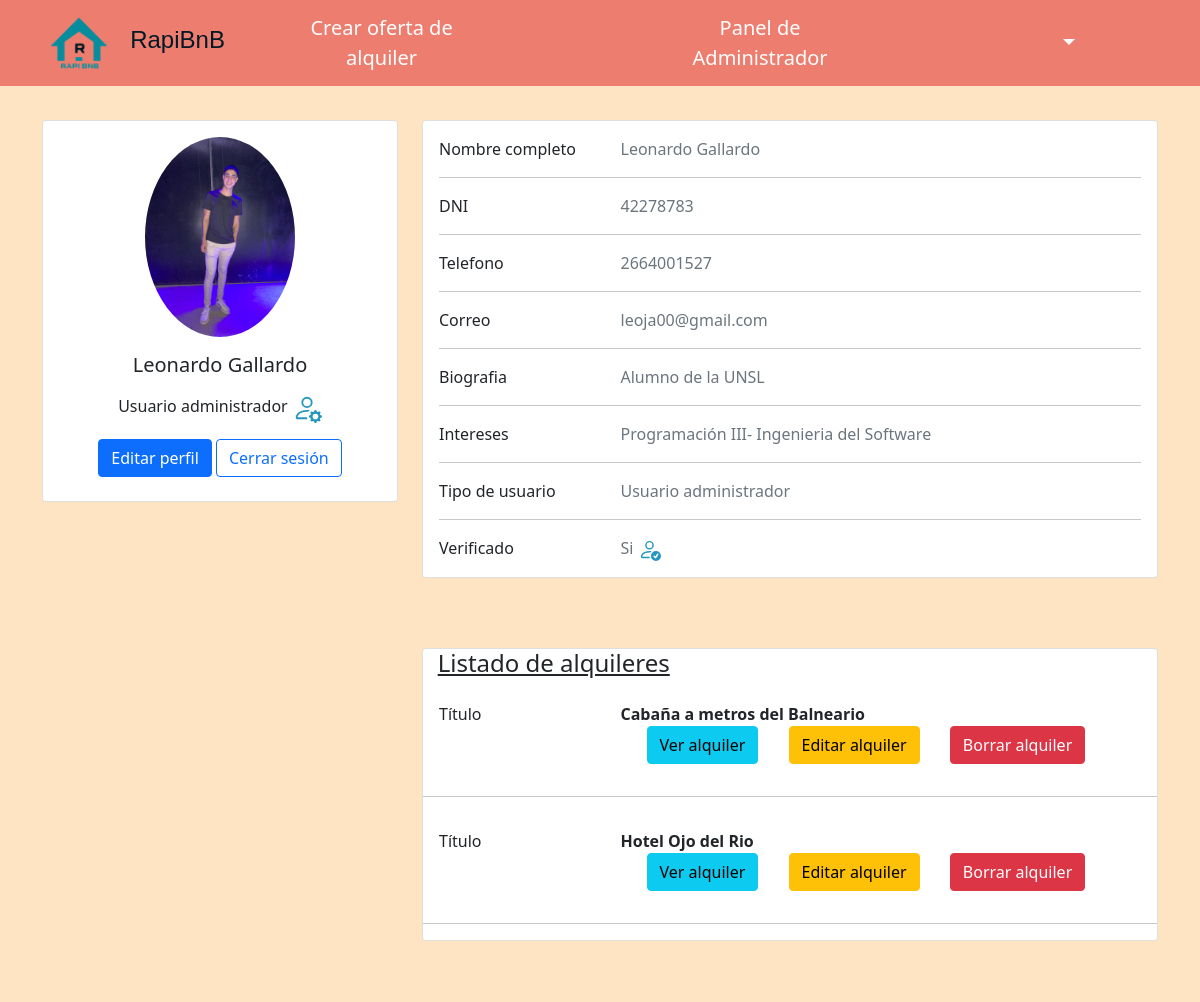
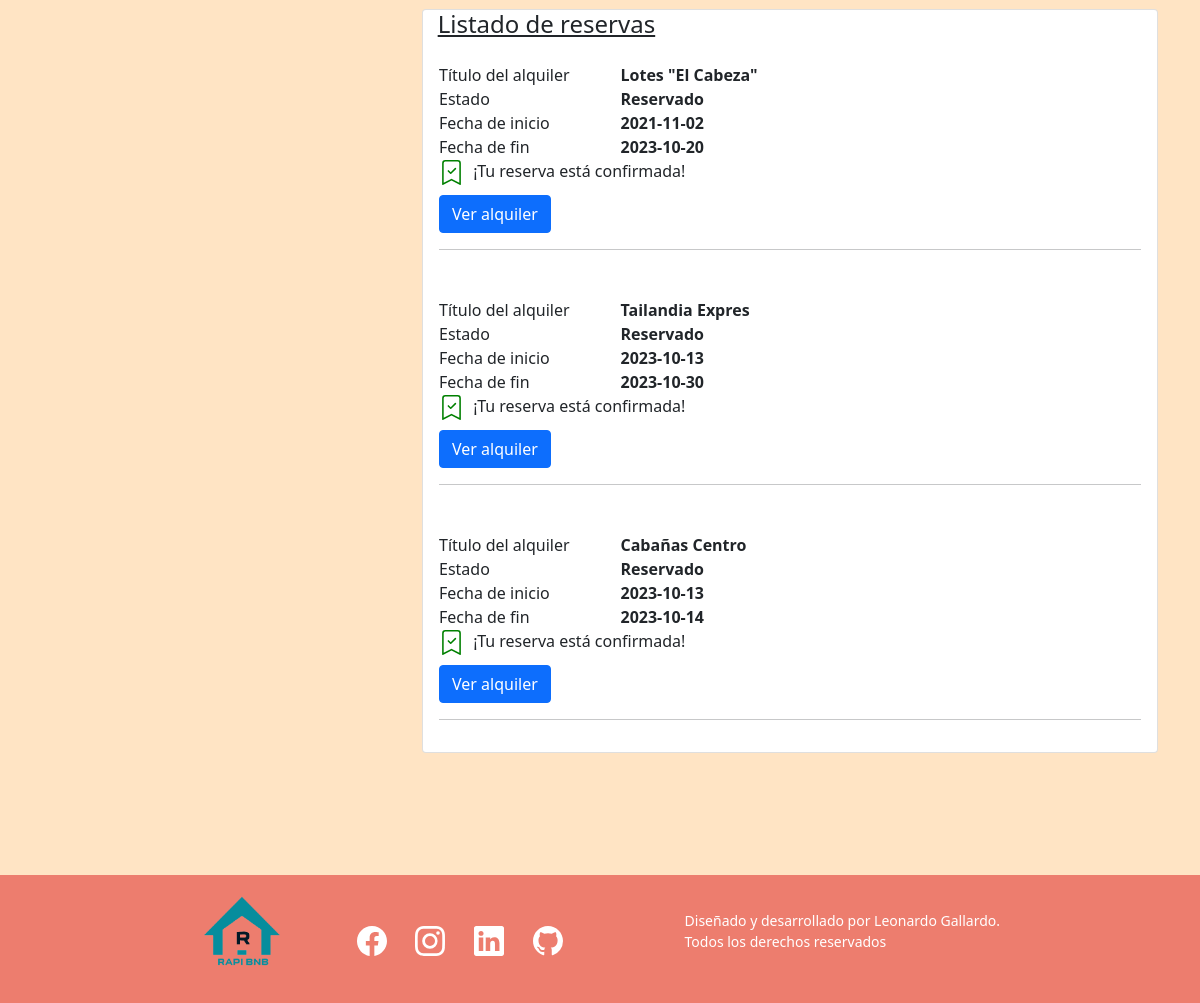
The app's page /perfil.php (signed in) with its own data (2 pictures, top to bottom).
### tables this page shows
CREATE TABLE `usuarios` (
  `ID` int(11) NOT NULL,
  `Nombre` varchar(255) NOT NULL,
  `Apellido` varchar(255) NOT NULL,
  `DNI` varchar(20) NOT NULL,
  `CorreoElectronico` varchar(255) NOT NULL,
  `Telefono` varchar(20) DEFAULT NULL,
  `Intereses` text DEFAULT NULL,
  `Avatar` varchar(255) DEFAULT NULL,
  `Verificado` tinyint(1) DEFAULT 0,
  `FechaVerificacion` date DEFAULT NULL,
  `Biografia` text DEFAULT NULL,
  `Rol` tinyint(1) DEFAULT 0,
  `Contraseña` varchar(255) NOT NULL,
  `MensajeVerificacion` text DEFAULT NULL,
  `ArchivoVerificacion` varchar(255) DEFAULT NULL,
  `FechaVencimiento` date DEFAULT NULL
);

CREATE TABLE `alquileres` (
  `ID` int(11) NOT NULL,
  `Titulo` varchar(255) NOT NULL,
  `Descripcion` text DEFAULT NULL,
  `Ubicacion` text DEFAULT NULL,
  `Etiquetas` text DEFAULT NULL,
  `GaleriaFotos` text DEFAULT NULL,
  `ListadoServicios` text DEFAULT NULL,
  `CostoAlquilerPorDia` decimal(10,2) NOT NULL,
  `TiempoMinimoPermanencia` int(11) DEFAULT NULL,
  `TiempoMaximoPermanencia` int(11) DEFAULT NULL,
  `Cupo` int(11) DEFAULT NULL,
  `FechaInicio` date DEFAULT NULL,
  `FechaFin` date DEFAULT NULL,
  `UsuarioID` int(11) DEFAULT NULL,
  `FechaPublicacion` datetime DEFAULT NULL,
  `FechaVisible` datetime DEFAULT NULL,
  `FechaActualizacion` datetime DEFAULT NULL
);

CREATE TABLE `reservas` (
  `ID` int(11) NOT NULL,
  `UsuarioID` int(11) DEFAULT NULL,
  `AlquilerID` int(11) DEFAULT NULL,
  `FechaReservaInicio` date DEFAULT NULL,
  `FechaReservaFin` date DEFAULT NULL,
  `FechaCreacion` datetime DEFAULT NULL,
  `Estado` varchar(255) DEFAULT NULL
);

### perfil.php (the view, shortened to what this page needs)
<?php
require_once 'header.php';
?>
<!DOCTYPE html>
<html lang="es">
<head>
    <link rel="stylesheet" href="https://stackpath.bootstrapcdn.com/bootstrap/4.3.1/css/bootstrap.min.css">
</head>
<body>
<?php
if (isset($_SESSION["usuario"])) {
    $query = "SELECT nombre,apellido,dni,correoElectronico,telefono,intereses,avatar,biografia,rol,verificado,mensajeVerificacion,archivoVerificacion FROM usuarios WHERE id = {$_SESSION['usuario']}";
    $result = mysqli_query($conexion, $query);
    if ($row = mysqli_fetch_assoc($result)) {
        $nombre = $row['nombre'];
        $apellido = $row['apellido'];
        $dni = $row['dni'];
        $correo = $row['correoElectronico'];
        $telefono = $row['telefono'];
        $intereses = $row['intereses'];
        $foto = $row['avatar'];
        $biografia = $row['biografia'];
        $rol = $row['rol'];
        $verificado = $row['verificado'];
    }
}
?>
<br> <br><br>
<div class="container py-5">
    <div class="row">
        <div class="col-lg-4">
            <div class="card mb-4">
                <div class="card-body text-center">
                    <img src="<?php echo $foto; ?>" alt="avatar" class="rounded-circle img-fluid" style="width: 150px;">
                    <h5 class="my-3"><?php echo $nombre, " ", $apellido ?></h5>
                    <?php
if ($rol == 1) {
    echo '<p class="my-3">Usuario administrador <svg xmlns="http://www.w3.org/2000/svg"style=" color: #2596be; width="30" height="30" fill="currentColor" class="bi bi-person-gear" viewBox="0 0 16 16">
                        <path d="M11 5a3 3 0 1 1-6 0 3 3 0 0 1 6 0ZM8 7a2 2 0 1 0 0-4 2 2 0 0 0 0 4Zm.256 7a4.474 4.474 0 0 1-.229-1.004H3c.001-.246.154-.986.832-1.664C4.484 10.68 5.711 10 8 10c.26 0 .507.009.74.025.226-.341.496-.65.804-.918C9.077 9.038 8.564 9 8 9c-5 0-6 3-6 4s1 1 1 1h5.256Zm3.63-4.54c.18-.613 1.048-.613 1.229 0l.043.148a.64.64 0 0 0 .921.382l.136-.074c.561-.306 1.175.308.87.869l-.075.136a.64.64 0 0 0 .382.92l.149.045c.612.18.612 1.048 0 1.229l-.15.043a.64.64 0 0 0-.38.921l.074.136c.305.561-.309 1.175-.87.87l-.136-.075a.64.64 0 0 0-.92.382l-.045.149c-.18.612-1.048.612-1.229 0l-.043-.15a.64.64 0 0 0-.921-.38l-.136.074c-.561.305-1.175-.309-.87-.87l.075-.136a.64.64 0 0 0-.382-.92l-.148-.045c-.613-.18-.613-1.048 0-1.229l.148-.043a.64.64 0 0 0 .382-.921l-.074-.136c-.306-.561.308-1.175.869-.87l.136.075a.64.64 0 0 0 .92-.382l.045-.148ZM14 12.5a1.5 1.5 0 1 0-3 0 1.5 1.5 0 0 0 3 0Z"/>
                      </svg></p>';
}
?>
                    <div class="d-flex justify-content-center mb-2">
                        <button type="button" class="btn btn-primary" data-toggle="modal" data-target="#myModal">Editar perfil</button>
                        <button type="button" class="btn btn-outline-primary ms-1" onclick="window.location.href='cerrarLogin.php'">Cerrar sesión</button>
                    </div>
                </div>
            </div>
        </div>
        <div class="col-lg-8" style="margin-bottom: -50px;">
            <div class="card mb-4">
                <div class="card-body">
                    <div class="row">
                        <div class="col-sm-3">
                            <p class="mb-0">Nombre completo</p>
                        </div>
                        <div class="col-sm-9">
                            <p class="text-muted mb-0"><?php echo $nombre, " ", $apellido ?></p>
                        </div>
                    </div>
                    <hr>
                    <div class="row">
                        <div class="col-sm-3">
                            <p class="mb-0">DNI</p>
                        </div>
                        <div class="col-sm-9">
                            <p class="text-muted mb-0"><?php echo $dni ?></p>
                        </div>
                    </div>
                    <hr>
                    <div class="row">
                        <div class="col-sm-3">
                            <p class="mb-0">Telefono</p>
                        </div>
                        <div class="col-sm-9">
                            <p class="text-muted mb-0"><?php echo $telefono ?></p>
                        </div>
                    </div>
                    <hr>
                    <div class="row">
                        <div class="col-sm-3">
                            <p class="mb-0">Correo</p>
                        </div>
                        <div class="col-sm-9">
                            <p class="text-muted mb-0"><?php echo $correo ?></p>
                        </div>
                    </div>
                    <hr>
                    <div class="row">
                        <div class="col-sm-3">
                            <p class="mb-0">Biografia</p>
                        </div>
                        <div class="col-sm-9">
                            <p class="text-muted mb-0"><?php echo $biografia ?></p>
                        </div>
                    </div>
                    <hr>
                    <div class="row">
                        <div class="col-sm-3">
                            <p class="mb-0">Intereses</p>
                        </div>
                        <div class="col-sm-9">
                            <p class="text-muted mb-0"><?php echo $intereses ?></p>
                        </div>
                    </div>
                    <hr>
                    <div class="row">
                        <div class="col-sm-3">
                            <p class="mb-0">Tipo de usuario</p>
                        </div>
                        <div class="col-sm-9">
                            <?php
if ($rol == 1) {
    echo '<p class="text-muted mb-0">Usuario administrador</p>';
} else {
    if ($verificado == 0) {
        echo '<p class="text-muted mb-0">Usuario regular</p>';
    } else {
        echo '<p class="text-muted mb-0">Usuario verificado</p>';
    }
}
?>
                        </div>
                    </div>
                    <hr>
                    <div class="row">
                        <div class="col-sm-3">
                            <p class="mb-0">Verificado</p>
                        </div>
                        <div class="col-sm-9">
                            <?php
if ($verificado == 1) {
    echo '<p class="text-muted mb-0">Si   <svg xmlns="http://www.w3.org/2000/svg"style=" color: #2596be; width="23" height="23" fill="currentColor" class="bi bi-person-check" viewBox="0 0 16 16">
                                <path d="M12.5 16a3.5 3.5 0 1 0 0-7 3.5 3.5 0 0 0 0 7Zm1.679-4.493-1.335 2.226a.75.75 0 0 1-1.174.144l-.774-.773a.5.5 0 0 1 .708-.708l.547.548 1.17-1.951a.5.5 0 1 1 .858.514ZM11 5a3 3 0 1 1-6 0 3 3 0 0 1 6 0ZM8 7a2 2 0 1 0 0-4 2 2 0 0 0 0 4Z"/>
                                <path d="M8.256 14a4.474 4.474 0 0 1-.229-1.004H3c.001-.246.154-.986.832-1.664C4.484 10.68 5.711 10 8 10c.26 0 .507.009.74.025.226-.341.496-.65.804-.918C9.077 9.038 8.564 9 8 9c-5 0-6 3-6 4s1 1 1 1h5.256Z"/>
                              </svg></p>';
}
?>
                        </div>
                    </div>
                </div>
            </div>
        </div>
    </div>
</div>
<?php
$alquilerQuery = "SELECT * FROM alquileres WHERE usuarioID = {$_SESSION['usuario']}";
$alquilerResult = mysqli_query($conexion, $alquilerQuery);
if (mysqli_num_rows($alquilerResult) >= 1) {
    echo "
    <div class='container py-5'>
        <div class='row'>
            <div class='col-lg-4'>
            </div>
            <div class='col-lg-8' style='margin-bottom: -50px;'>
                <div class='card mb-4'>
                    <h4 style='margin-left:2%'><u>Listado de alquileres</u></h4>";
    while ($row = mysqli_fetch_assoc($alquilerResult)) {
        $titulo = $row['Titulo'];
        $alquiler_id = $row['ID'];
        echo "<div class='card-body'>
                    <div class='row'>
                        <div class='col-sm-3'>
                            <p class='mb-0'>Título</p>
                        </div>
                        <div class='col-sm-9'>
                        <p class=' mb-0'><strong>$titulo</strong><br><a href='detalles.php?id=$alquiler_id' class='btn btn-info' style='margin-left: 5%;'>Ver alquiler</a>
                            <a href='editarAlquiler.php?id=$alquiler_id' class='btn btn-warning' style='margin-left: 5%;'>Editar alquiler</a>
                            ";?>
                            <button type="button" class="btn btn-danger" style="margin-left: 5%;" data-toggle="modal" data-target="#confirmDeleteModal">
                    Borrar alquiler
                </button>
                <div class="modal fade" id="confirmDeleteModal" tabindex="-1" role="dialog" aria-labelledby="confirmDeleteModalLabel" aria-hidden="true">
                </div><?php
echo "</div>
                    </div>
                </div>
                </div>
                <hr>"
        ;
    }
    echo "</div>
            </div>
        </div>
    </div>";
}
?>
<?php
$reservaQuery = "SELECT * FROM reservas WHERE UsuarioID = {$_SESSION['usuario']}";
$reservaResult = mysqli_query($conexion, $reservaQuery);
if (mysqli_num_rows($reservaResult) >= 1) {
    echo "
    <div class='container py-5'>
        <div class='row'>
            <div class='col-lg-4'>
            </div>
            <div class='col-lg-8' style='margin-bottom: -50px;'>
                <div class='card mb-4'>
                    <h4 style='margin-left:2%'><u>Listado de reservas</u></h4>";
    while ($row = mysqli_fetch_assoc($reservaResult)) {
        $alquiler_id = $row['AlquilerID'];
        $estado = $row['Estado'];
        $fechaInicio = $row['FechaReservaInicio'];
        $fechaFin = $row['FechaReservaFin'];
        $alquilerQuery = "SELECT Titulo FROM alquileres WHERE ID = $alquiler_id";
        $alquilerResult = mysqli_query($conexion, $alquilerQuery);
        $alquilerRow = mysqli_fetch_assoc($alquilerResult);
        $tituloAlquiler = $alquilerRow['Titulo'];
        if ($estado == "Reservado") {
            $buttonClass = "btn btn-primary";
        } else {
            $buttonClass = "btn btn-warning";
        }
        echo "<div class='card-body'>
                    <div class='row'>
                        <div class='col-sm-3'>
                            <p class='mb-0'>Título del alquiler</p>
                        </div>
                        <div class='col-sm-9'>
                            <p class='mb-0'><strong>$tituloAlquiler</strong></p>
                        </div>
                    </div>
                    <div class='row'>
                        <div class='col-sm-3'>
                            <p class='mb-0'>Estado</p>
                        </div>
                        <div class='col-sm-9'>
                            <p class='mb-0'><strong>$estado</strong></p>
                        </div>
                    </div>
                    <div class='row'>
                        <div class='col-sm-3'>
                            <p class='mb-0'>Fecha de inicio</p>
                        </div>
                        <div class='col-sm-9'>
                            <p class='mb-0'><strong>$fechaInicio</strong></p>
                        </div>
                    </div>
                    <div class='row'>
                        <div class='col-sm-3'>
                            <p class='mb-0'>Fecha de fin</p>
                        </div>
                        <div class='col-sm-9'>
                            <p class='mb-0'><strong>$fechaFin</strong></p>
                        </div>
                    </div>";
                    if ($estado == "Reservado") {
                        echo "<div class='row'>
                        <div class='col-sm-12'>
                        <svg xmlns='http://www.w3.org/2000/svg' width='25' height='25' fill='currentColor' class='bi bi-bookmark-check' viewBox='0 0 16 16' style='color: green;'>
                            <path fill-rule='evenodd' d='M10.854 5.146a.5.5 0 0 1 0 .708l-3 3a.5.5 0 0 1-.708 0l-1.5-1.5a.5.5 0 1 1 .708-.708L7.5 7.793l2.646-2.647a.5.5 0 0 1 .708 0z'/>
                            <path d='M2 2a2 2 0 0 1 2-2h8a2 2 0 0 1 2 2v13.5a.5.5 0 0 1-.777.416L8 13.101l-5.223 2.815A.5.5 0 0 1 2 15.5V2zm2-1a1 1 0 0 0-1 1v12.566l4.723-2.482a.5.5 0 0 1 .554 0L13 14.566V2a1 1 0 0 0-1-1H4z'/>
                        </svg>
                        <span style='margin-left: 5px;'>¡Tu reserva está confirmada!</span>
                    </div>
                 </div>";
                }
        echo "<div class='row'>
                        <div class='col-sm-12'>
                            <a href='detalles.php?id=$alquiler_id' class='$buttonClass' style='margin-top: 10px;'>Ver alquiler</a>
                        </div>
                    </div>
                    <hr>
                </div>";
    }
    echo "</div>
            </div>
        </div>
    </div>";
} else {
    echo "<p>No se encontraron reservas.</p>";
}
?>
</body>
</html>
<?php
require_once "footer.php";
?>

### estilo/navbar.css (style rules this page uses)
body { background-color: bisque; }

### records on screen
usuarios: Avatar (picture), Nombre "Leonardo", Apellido "Gallardo", DNI "42278783", Telefono "2664001527", CorreoElectronico "leoja00@gmail.com", Biografia "Alumno de la UNSL", Intereses "Programación III- Ingenieria del Software"
alquileres: Titulo "Cabaña a metros del Balneario"
alquileres: Titulo "Hotel Ojo del Rio"
reservas: AlquilerID.Titulo "Lotes \"El Cabeza\"", Estado "Reservado", FechaReservaInicio "2021-11-02", FechaReservaFin "2023-10-20", shows "¡Tu reserva está confirmada!"
reservas: AlquilerID.Titulo "Tailandia Expres", Estado "Reservado", FechaReservaInicio "2023-10-13", FechaReservaFin "2023-10-30", shows "¡Tu reserva está confirmada!"
reservas: AlquilerID.Titulo "Cabañas Centro", Estado "Reservado", FechaReservaInicio "2023-10-13", FechaReservaFin "2023-10-14", shows "¡Tu reserva está confirmada!"
